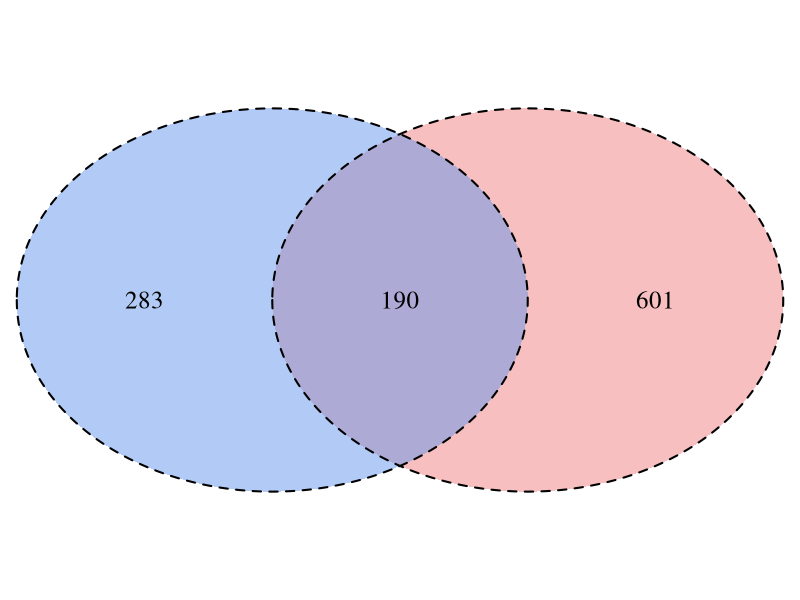
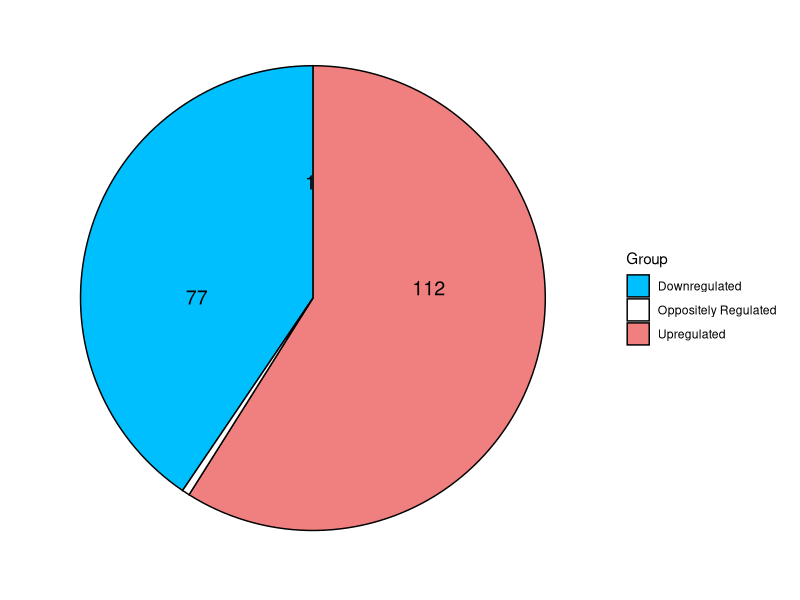
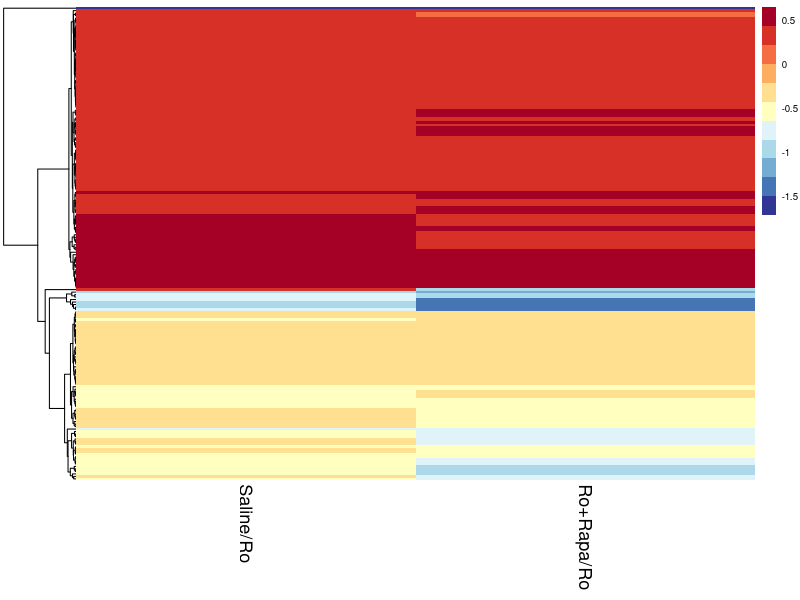

Write R code to recreate these figures, in order.
## ---- chunk 1
knitr::opts_chunk$set(message = FALSE, warning = FALSE, echo = TRUE)
## ---- chunk 2
library(ggplot2)
library(magrittr)
library(dplyr)
library(tibble)
library(RColorBrewer)
library(VennDiagram)
library(pheatmap)
## ---- chunk 3
resultsRo <- 
  read.csv("resultsRo.csv", 
           header = TRUE, 
           stringsAsFactors = FALSE) %>%
  arrange(X) 

resultsRoRap <- 
  read.csv("resultsRoRap.csv", 
           header = TRUE,
           stringsAsFactors = FALSE) %>%
  arrange(X)
## ---- chunk 4
venn <-
  full_join(resultsRo, resultsRoRap, by = "X") %>%
  filter(logFC.x > -2 & logFC.x < 2) %>%
  filter(logFC.y > -2 & logFC.y < 2)

nRo <-
  venn %>% 
  filter(adj.P.Val.x < 0.1) %>%
  nrow()

nRoRap <-
  venn %>% 
  filter(adj.P.Val.y < 0.1) %>%
  nrow()

nBoth <-
  venn %>%
  filter(adj.P.Val.x < 0.1 & adj.P.Val.y < 0.1) %>%
  nrow()

overlap <- list("Saline/Ro" = 1:(nRo + nBoth), 
                "Ro+Rapa/Ro" = (nRo + 1):(nRo + nRoRap + nBoth))
## ---- chunk 5
# p < 0.0001
vennDiagram <- venn.diagram(overlap,
             fill = c("cornflowerblue", "lightcoral"),
             alpha = c(0.5, 0.5), 
             cex = 1.5,
             cat.fontface = 3,
             cat.cex = 1,
             lty = 2, 
             #fontfamily = 3,
             cat.just = (list("Saline/Ro" = c(2.5, 5),
                           "Ro+Rapa/Ro" = c(-1.2, 5))),
             filename = NULL,
             rotation.degree = 180,
             scaled = FALSE)
grid.newpage()
grid.draw(vennDiagram)

## ---- chunk 6
### Heatmap for fold-change data. This variable is used here and then later below for the actual heatmap.
heatmapDat <- 
  full_join(resultsRo, resultsRoRap, by = "X") %>%
  filter(adj.P.Val.x < 0.1 & adj.P.Val.y < 0.1) %>%
  filter(logFC.x > -2 & logFC.x < 2) %>%
  filter(logFC.y > -2 & logFC.y < 2) %>%
  dplyr::select(X, logFC.x, logFC.y) %>%
  column_to_rownames("X") %>%
  set_colnames(c("Saline/Ro", "Ro+Rapa/Ro"))
## ---- chunk 7
upreg <- 
  heatmapDat %>% 
  filter(`Saline/Ro` >= 0 & `Ro+Rapa/Ro` >= 0) %>%
  nrow()

downreg <-
  heatmapDat %>% 
  filter(`Saline/Ro` <= 0 & `Ro+Rapa/Ro` <= 0) %>%
  nrow()

oppreg <- 1

Group = c("Upregulated", "Downregulated", "Oppositely Regulated")
Value = c(upreg, downreg, oppreg)

pieDat1 <- data.frame(Group, Value)

###679 x 354
ggplot(pieDat1, aes(x = "", y = Value, fill = Group)) +
  geom_bar(width = 1, stat = "identity", color = "black") +
  coord_polar("y", start = 0) +
  scale_fill_manual(values = c("deepskyblue", "white", "lightcoral")) +
  geom_text(aes(y = Value/2.5 + c(0, cumsum(Value)[-length(Value)]), label = Value), size = 5, color = "black") +
  theme_minimal()+
  theme(
    axis.title.x = element_blank(),
    axis.title.y = element_blank(),
    axis.text.x = element_blank(),
    panel.border = element_blank(),
    panel.grid = element_blank(),
    axis.ticks = element_blank(),
    plot.title = element_text(size = 14, face = "bold"))

## ---- chunk 8
### 214 x 576
pheatmap(heatmapDat, 
         color = rev(brewer.pal(11, "RdYlBu")), fontsize = 7,
         clustering_method = "average",
         clustering_distance_rows = "euclidean",
         clustering_distance_cols = "euclidean", 
         show_rownames = FALSE, cluster_cols = FALSE, fontsize_col = 13)
## ---- chunk 9
sessionInfo()
